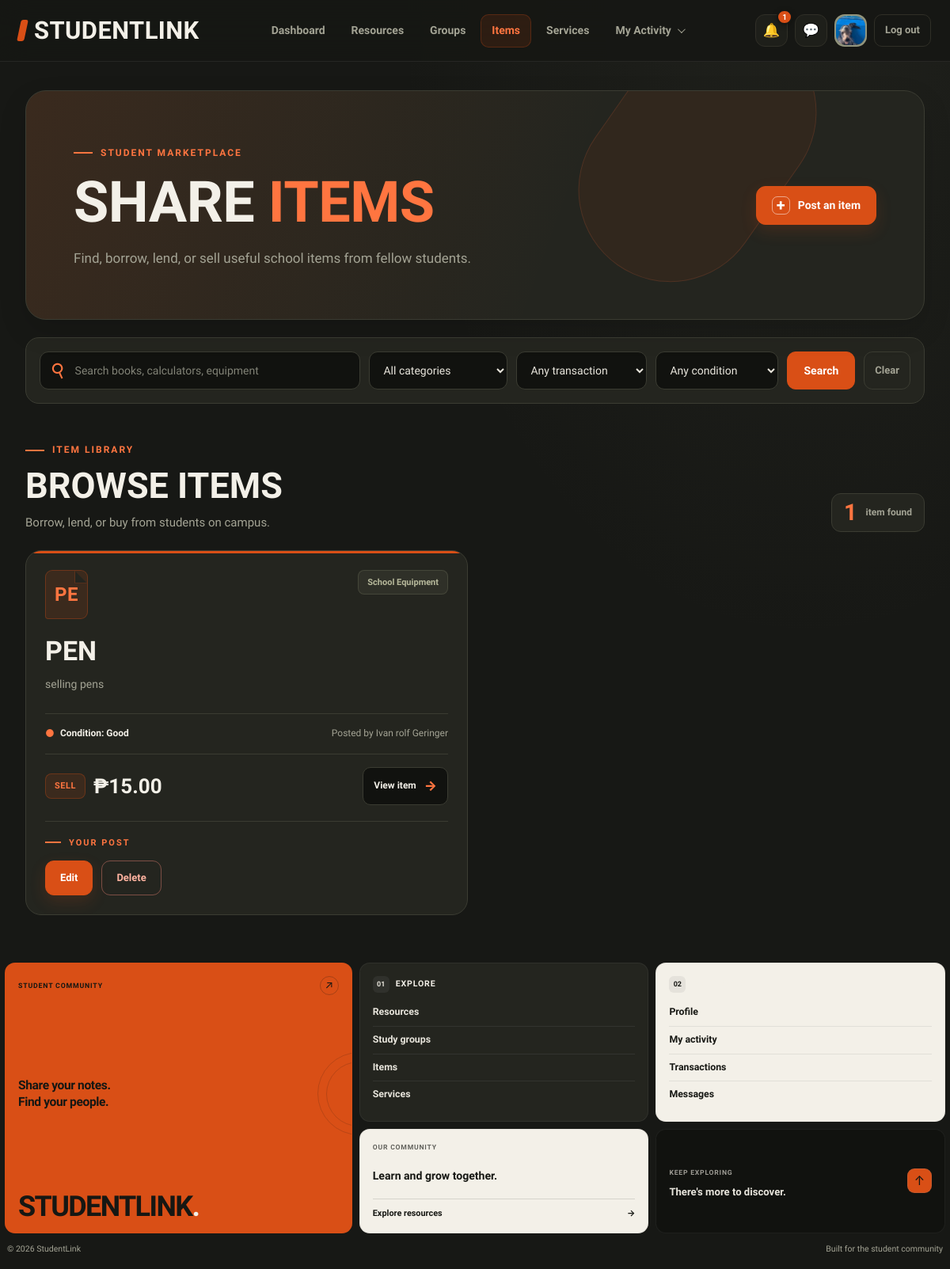
Page /items.php (signed in) on the committed database.
### tables this page shows
CREATE TABLE `users` (
  `id` int(10) UNSIGNED NOT NULL,
  `full_name` varchar(100) NOT NULL,
  `email` varchar(150) NOT NULL,
  `password_hash` varchar(255) DEFAULT NULL,
  `google_id` varchar(64) DEFAULT NULL,
  `course` varchar(50) DEFAULT NULL,
  `year_level` varchar(20) DEFAULT NULL,
  `about` text DEFAULT NULL,
  `skills` varchar(255) DEFAULT NULL,
  `photo_path` varchar(255) DEFAULT NULL,
  `role` enum('student','admin') NOT NULL DEFAULT 'student',
  `status` enum('Active','Suspended') NOT NULL DEFAULT 'Active',
  `created_at` timestamp NOT NULL DEFAULT current_timestamp()
);

CREATE TABLE `items` (
  `id` int(10) UNSIGNED NOT NULL,
  `user_id` int(10) UNSIGNED NOT NULL,
  `category_id` int(10) UNSIGNED NOT NULL,
  `name` varchar(120) NOT NULL,
  `transaction_type` enum('Borrow','Lend','Sell') NOT NULL,
  `item_condition` enum('New','Good','Used') NOT NULL DEFAULT 'Good',
  `price` decimal(10,2) NOT NULL DEFAULT 0.00,
  `description` text DEFAULT NULL,
  `image_path` varchar(255) DEFAULT NULL,
  `status` enum('Active','Removed') NOT NULL DEFAULT 'Active',
  `created_at` timestamp NOT NULL DEFAULT current_timestamp()
);

CREATE TABLE `categories` (
  `id` int(10) UNSIGNED NOT NULL,
  `kind` enum('item','service') NOT NULL,
  `name` varchar(80) NOT NULL
);

### includes/functions.php (called while the page is built, shortened)
<?php
function e($v) {
    return htmlspecialchars((string)$v, ENT_QUOTES, 'UTF-8');
}

### items.php (the view, shortened to what this page needs)
<?php
require_once __DIR__ . '/db_connect.php';
require_once __DIR__ . '/includes/functions.php';
$active = 'items';
$css = ['items'];
$currentUserId = (int) ($_SESSION['user_id'] ?? 0);
$search = trim($_GET['q'] ?? '');
$rows = [];
$loadError = false;
try {
    $sql = "SELECT
                i.id,
                i.user_id,
                i.name,
                i.description AS `desc`,
                i.price,
                i.transaction_type AS transaction,
                i.item_condition AS `condition`,
                i.image_path,
                i.created_at,
                c.name AS category,
                u.full_name AS `by`
            FROM items i
            INNER JOIN categories c
                ON c.id = i.category_id
            INNER JOIN users u
                ON u.id = i.user_id
            WHERE i.status = 'Active'
              AND c.kind = 'item'";
    $sql .= " ORDER BY i.id DESC";
    $stmt = $conn->prepare($sql);
    $stmt->execute();
    $result = $stmt->get_result();
    while ($item = $result->fetch_assoc()) {
        $rows[] = $item;
    }
} catch (Throwable $e) {
    error_log('Items page error: ' . $e->getMessage());
    $loadError = true;
}
include __DIR__ . '/includes/header.php';
?>
<main class="items-page">
    <header class="items-intro">
        <div class="items-intro-content">
            <span class="items-eyebrow">Student Marketplace</span>
            <h1>Share <span>items</span></h1>
            <p>
                Find, borrow, lend, or sell useful school items
                from fellow students.
            </p>
        </div>
        <a class="item-post-btn" href="item-post.php">
            <span class="post-icon">+</span>
            Post an item
        </a>
    </header>
    <section class="items-toolbar">
        <form class="items-filter-form" method="get" role="search">
            <label class="item-search">
                <span class="search-icon" aria-hidden="true">&#9906;</span>
                <input
                    type="search"
                    name="q"
                    placeholder="Search books, calculators, equipment"
                    value="<?= e($search) ?>"
                    aria-label="Search items"
                >
            </label>
            <div class="item-filter">
                <select name="category" aria-label="Filter by category">
                    <option value="">All categories</option>
                </select>
            </div>
            <div class="item-filter">
                <select name="transaction" aria-label="Filter by transaction type">
                    <option value="">Any transaction</option>
                </select>
            </div>
            <div class="item-filter">
                <select name="condition" aria-label="Filter by item condition">
                    <option value="">Any condition</option>
                </select>
            </div>
            <button type="submit" class="item-search-btn">
                Search
            </button>
            <a class="item-clear-btn" href="items.php">
                Clear
            </a>
        </form>
    </section>
    <section class="items-library">
        <div class="items-section-heading">
            <div>
                <span class="items-eyebrow">Item library</span>
                <h2>Browse items</h2>
                <p>Borrow, lend, or buy from students on campus.</p>
            </div>
            <div class="items-count">
                <strong><?= count($rows) ?></strong>
                <span>
                    item<?= count($rows) === 1 ? '' : 's' ?> found
                </span>
            </div>
        </div>
        <?php if ($loadError): ?>
            <div class="items-empty-state">
                <div class="empty-state-icon" aria-hidden="true">&#9671;</div>
                <h3>Unable to load items</h3>
                <p>
                    Unable to load items from the database.
                    Please check your database table and column names.
                </p>
            </div>
        <?php else: ?>
            <div class="items-grid">
                <?php foreach ($rows as $i): ?>
                    <?php
                    $typeClass = 'is-' . strtolower($i['transaction']);
                    $itemInitials = mb_strtoupper(
                        mb_substr(trim($i['name']), 0, 2)
                    );
                    $isOwner = (
                        $currentUserId > 0
                        && $currentUserId === (int) $i['user_id']
                    );
                    ?>
                    <article class="item-card">
                        <div class="item-card-top">
                            <div class="item-icon" aria-hidden="true">
                                <?= e($itemInitials) ?>
                            </div>
                            <span class="item-category">
                                <?= e($i['category']) ?>
                            </span>
                        </div>
                        <div class="item-card-content">
                            <h3><?= e($i['name']) ?></h3>
                            <p class="item-description">
                                <?= e($i['desc'] ?: 'No description has been added yet.') ?>
                            </p>
                        </div>
                        <div class="item-card-meta">
                            <span class="item-condition">
                                <span aria-hidden="true">&#9679;</span>
                                Condition: <?= e($i['condition']) ?>
                            </span>
                            <span class="item-by">
                                Posted by <?= e($i['by']) ?>
                            </span>
                        </div>
                        <div class="item-card-footer">
                            <div class="item-deal">
                                <span class="item-type <?= e($typeClass) ?>">
                                    <?= e($i['transaction']) ?>
                                </span>
                                <?php if ($i['transaction'] === 'Sell'): ?>
                                    <span class="item-price">
                                        &#8369;<?= number_format((float) $i['price'], 2) ?>
                                    </span>
                                <?php endif; ?>
                            </div>
                            <a
                                class="item-view-btn"
                                href="item-view.php?id=<?= (int) $i['id'] ?>"
                            >
                                View item <span aria-hidden="true">&rarr;</span>
                            </a>
                        </div>
                        <?php if ($isOwner): ?>
                            <div class="item-owner-actions">
                                <span class="item-owner-label">
                                    Your post
                                </span>
                                <div class="item-owner-buttons">
                                    <a
                                        class="item-edit-btn"
                                        href="item-edit.php?id=<?= (int) $i['id'] ?>"
                                    >
                                        Edit
                                    </a>
                                    <form
                                        class="item-delete-form"
                                        action="item-delete.php"
                                        method="post"
                                        onsubmit="return confirm('Are you sure you want to remove this item?');"
                                    >
                                        <button
                                            class="item-delete-btn"
                                            type="submit"
                                        >
                                            Delete
                                        </button>
                                    </form>
                                </div>
                            </div>
                        <?php endif; ?>
                    </article>
                <?php endforeach; ?>
            </div>
        <?php endif; ?>
    </section>
</main>
<?php include __DIR__ . '/includes/footer.php'; ?>

### includes/header.php (shortened to what this page needs)
<?php
require_once __DIR__ . '/functions.php';
require_once __DIR__ . '/../db_connect.php';
$css = $css ?? [];
$active = $active ?? '';
$bare = $bare ?? false;
$headerName = $_SESSION['full_name']
    ?? $_SESSION['user']
    ?? 'Student';
$headerPhoto = '';
$unreadNotificationCount = 0;
if (!empty($_SESSION['user_id'])) {
    $headerUserId = (int) $_SESSION['user_id'];
    $photoStmt = $conn->prepare("
        SELECT full_name, photo_path
        FROM users
        WHERE id = ?
        LIMIT 1
    ");
    if ($photoStmt) {
        $photoStmt->bind_param('i', $headerUserId);
        $photoStmt->execute();
        $photoResult = $photoStmt->get_result();
        $headerUser = $photoResult->fetch_assoc();
        if ($headerUser) {
            $headerName = $headerUser['full_name'] ?: $headerName;
            if (!empty($headerUser['photo_path'])) {
                $headerPhoto = $headerUser['photo_path'];
            }
        }
    }
    $notificationStmt = $conn->prepare("
        SELECT COUNT(*) AS unread_count
        FROM notifications
        WHERE user_id = ?
        AND is_read = 0
    ");
    if ($notificationStmt) {
        $notificationStmt->bind_param('i', $headerUserId);
        $notificationStmt->execute();
        $notificationResult = $notificationStmt->get_result();
        $notificationRow = $notificationResult->fetch_assoc();
        $unreadNotificationCount = (int) (
            $notificationRow['unread_count'] ?? 0
        );
    }
}
?>
<!DOCTYPE html>
<html lang="en">
<head>
    <?php foreach ($css as $stylesheet): ?>
        <link
            rel="stylesheet"
            href="css/<?= e($stylesheet) ?>.css"
        >
    <?php endforeach; ?>
</head>
<body>
<?php if (!$bare): ?>
<nav class="nav" aria-label="Main navigation">
    <a class="logo" href="dashboard.php">StudentLink</a>
    <div class="nav-links">
        <?php
        $navigation = [
            'dashboard' => 'Dashboard',
            'resources' => 'Resources',
            'groups'    => 'Groups',
            'items'     => 'Items',
            'services'  => 'Services'
        ];
        foreach ($navigation as $key => $label):
        ?>
            <a
                href="<?= e($key) ?>.php"
                <?= $active === $key ? 'aria-current="page"' : '' ?>
            >
                <?= e($label) ?>
            </a>
        <?php endforeach; ?>
        <div class="activity-menu" id="activity-menu">
            <button
                type="button"
                class="activity-trigger <?= in_array($active, ['activity', 'transactions'], true) ? 'menu-active' : '' ?>"
                id="activity-menu-button"
                aria-expanded="false"
                aria-controls="activity-dropdown"
            >
                My Activity
                <span class="activity-chevron" aria-hidden="true"></span>
            </button>
        </div>
    </div>
    <div class="nav-tools">
        <a
            class="icon-btn notification-link"
            href="notifications.php"
            aria-label="<?= $unreadNotificationCount > 0
                ? 'Notifications, ' . $unreadNotificationCount . ' unread'
                : 'Notifications' ?>"
            title="Notifications"
            <?= $active === 'notifications' ? 'aria-current="page"' : '' ?>
        >
            &#128276;
            <?php if ($unreadNotificationCount > 0): ?>
                <span class="notification-badge">
                    <?= $unreadNotificationCount > 99
                        ? '99+'
                        : $unreadNotificationCount ?>
                </span>
            <?php endif; ?>
        </a>
        <a
            class="icon-btn"
            href="messages.php"
            aria-label="Messages"
            title="Messages"
            <?= $active === 'messages' ? 'aria-current="page"' : '' ?>
        >
            &#128172;
        </a>
        <a
            class="avatar"
            href="profile.php"
            aria-label="Your profile"
            title="<?= e($headerName) ?>"
        >
            <?php if ($headerPhoto !== ''): ?>
                <img
                    src="<?= e($headerPhoto) ?>"
                    alt="Your profile photo"
                >
            <?php else: ?>
                <?= e(initials($headerName)) ?>
            <?php endif; ?>
        </a>
        <a class="logout" href="logout.php">Log out</a>
    </div>
</nav>
<?php endif; ?>
</body>
</html>

### rows in the picture
users: photo_path (picture)
items: name "PE", category.name "School Equipment", name "PEN", description "selling pens", item_condition "Good", user.full_name "Ivan rolf Geringer", transaction_type "SELL", price "15.00"

### other values in the picture
$label "Dashboard"
$label "Resources"
$label "Groups"
$label "Items"
$label "Services"
$unreadNotificationCount "1"
count($rows) "1"
